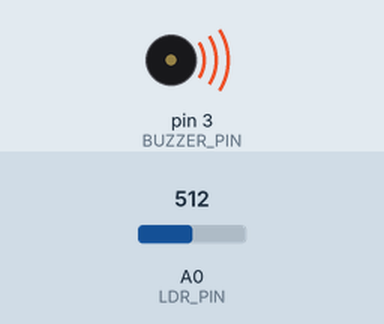
This sketch was run on a simulated Arduino Uno, built with avr-gcc and run on an emulated ATmega328P. Shown: buzzer (waves = sounding). Inputs (shaded band) come from the test bench; at power-on: A0 (LDR_PIN) = 512.

Above: at 1.2 s.
1.3 s: A0 (LDR_PIN) set to 1023
At 1.7 s:
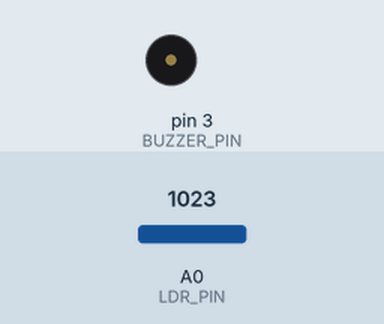
2.8 s: A0 (LDR_PIN) set to 900
At 4.0 s:
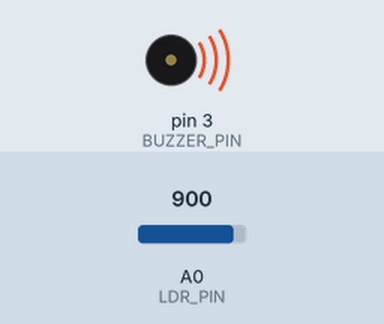
Timing chart, 0 to 5.8 s (numbered marks = the images above; inputs shaded):
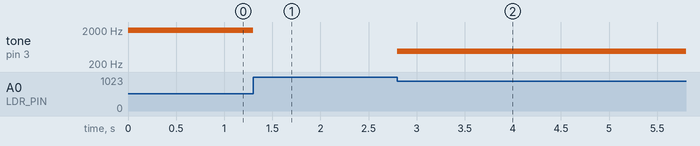

Measured:
- after the input at 1.3 s, tone on pin 3 (BUZZER_PIN): 1999 Hz → silent at once
- after the input at 2.8 s, tone on pin 3 (BUZZER_PIN): silent → 481 Hz at once

The sketch:

buzzer.ino
```cpp
#define BUZZER_PIN 3
#define LDR_PIN A0

void setup() {
  pinMode(BUZZER_PIN, OUTPUT);
}

void loop() {
  int light, frequency;
  const int TIMEOUT = 20;

  light = analogRead(LDR_PIN);
  frequency = map(light, 0, 1023, 4000, 0);
  tone(BUZZER_PIN, frequency, TIMEOUT);
}
```
